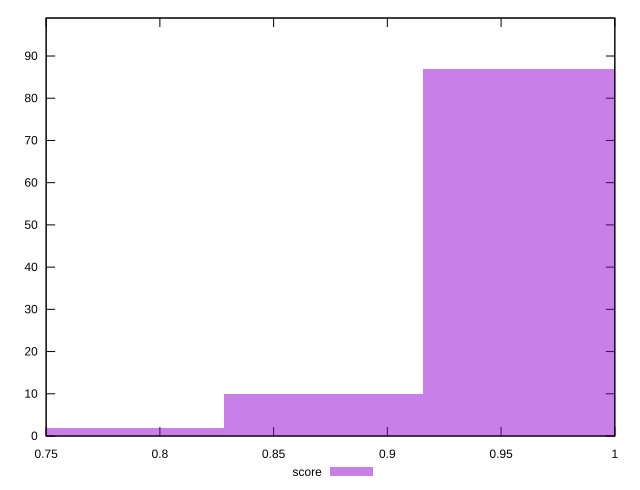

Generate this figure with gnuplot:
reset

$score <<EOF
0.9591092947343802 87
0.8719175406676184 10
0.7847257866008566 2
EOF

set key outside below
set boxwidth 0.08719175406676184
set xrange [0.75:1]
set yrange [0:99]
set trange [0:99]
set style fill transparent solid 0.5 noborder
set terminal svg size 640, 490 enhanced background rgb 'white'
set output "reports/report_00027_2021-02-24T12-40-31.850Z/unminified-javascript/samples/card/score/histogram.svg"

plot $score title "score" with boxes

reset
